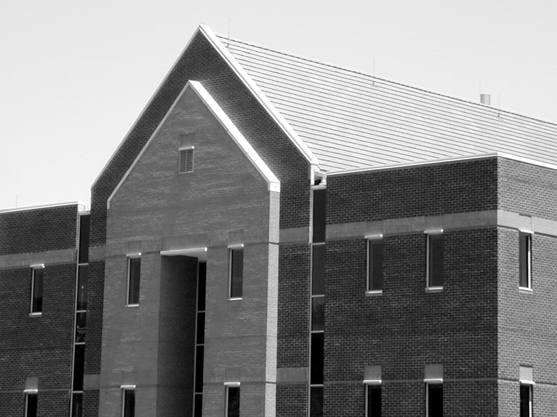
#> input picture lab9/dom.png, 557 x 417 px, found by its file name
$ jupyter execute --allow-errors Hough.ipynb
#> lines starting #> are read from the running program, lines starting #| are printed output that depends on the picture; after the words box and inside, x2 and y2 are one past the last pixel; in counts of white or black regions, pixels touching at a corner belong together
# Instrukcja - Transformacja Hougha

### Cel:
- zapoznanie z transformacją Hougha dla pojedynczego punktu,
- kilku punktów, prostych figur
- wykorzystanie transformacji Hougha do detekcji linii prostych na rzeczywistym obrazie
- transformacja Hougha w przestrzeni ab

### Transformacja Hough'a

Transformacja Hougha dla prostych jest metodą detekcji współliniowych punktów. Każda prosta może być jednoznacznie przedstawiona za pomocą dwóch parametrów. Przestrzeń tych parametrów to przestrzeń Hougha. Najczęściej wykorzystywanymi parametrami w tej metodzie są współczynniki ρ,θ

opisujące równanie prostej w postaci normalnej:

ρ=x⋅cos(θ)+y⋅sin(θ)

gdzie: ρ - promień wodzący, θ - kąt pomiędzy ρ a osią OX.

Własności transformacji Hougha:
- prostej w przestrzeni kartezjańskiej odpowiada punkt w przestrzeni Hougha
- pękowi prostych przechdzących przez punkt w przestrzeni kartezjańskiej odpowiada krzywa sinusoidalna w przestrzeni Hougha
- punkty leżące na tej samej prostej (w przestrzeni kartezjańskiej) korespondują z sinusoidami przechodzącymi przez wspólny punkt w przestrzeni Hougha.

Metoda wyliczania transformacji Hougha składa się z następujących kroków:
- przez każdy badany (różny od zera) punkt obrazu prowadzony jest pęk prostych, przechodzących przez ten punkt
- każda z tych prostych transformowana jest do przestrzeni Hougha i tworzy tam punkt o współrzędnych ρ,θ
- w ten sposób, każdy punkt obrazu pierwotnego (pęk prostych) jest odwzorowany w sinusoidalną krzywą w przestrzeni Hougha

Przestrzeń Hougha jest przestrzenią akumulacyjną tzn. punkty sinusoidalnych krzywych, wygenerowanych dla punktów obrazu pierwotnego dodają się w miejscach, w których krzywe te przecinają się. Powstałe w ten sposób (w przestrzeni Hougha) maksima odpowiadają zbiorom punktów, należących do jednej prostej. Współrzędne ρ,θ
tego maksimum jednoznacznie określają położenie prostej na obrazie pierwotnym.

### Transformacja Hougha dla małej liczby punktów.
   1. Uruchom poniższy kod. W tablicy `im` wskaż jeden punkt, dla którego ma zostać obliczona transformata.

[cell 1]
import matplotlib.pyplot as plt
import cv2
import numpy as np
from skimage.transform import hough_line, hough_line_peaks
import os
import requests

url = 'https://raw.githubusercontent.com/vision-agh/poc_sw/master/11_Hough/'

fileNames = ["dom.png", "kwadraty.png", "lab112.png"]
#> (the rest of this cell did not finish here and is left out)

[cell 2]
def plot(img_array):
    rows = 1
    columns = len(img_array)
    f = plt.figure(figsize=(25,25))
    for index, img in enumerate(img_array):
        f.add_subplot(rows, columns, index + 1)
        plt.imshow(img, cmap="gray")
        plt.axis('off')

3. Wykonaj transformację Hougha obazu im. Wykorzystaj funkcję *hough_line* z modułu _skimage.transform_. Funkcja zwraca: macierz H (przestrzeń Hougha) oraz dwa wektory theta i rho dla kolejnych
4. Wyświetl przestrzeń Hougha za pomocą funkcji _plt.imshow_ (można też wykorzystać poniższą funkcję *show_hough*). Jak "wygląda" pojedynczy punkt w przestrzeni Hougha?

[cell 3]
def show_hough(h, image):
    # Generating figure 1
    fig, axes = plt.subplots(1, 2, figsize=(15, 6))
    ax = axes.ravel()

    ax[0].imshow(image, 'gray')
    ax[0].set_title('Input image')
    ax[0].set_axis_off()

    ax[1].imshow(h, 'gray')
    ax[1].set_title('Hough transform')
    ax[1].set_xlabel('Angles (degrees)')
    ax[1].set_ylabel('Distance (pixels)')
    ax[1].axis('image')

    plt.tight_layout()
    plt.show()
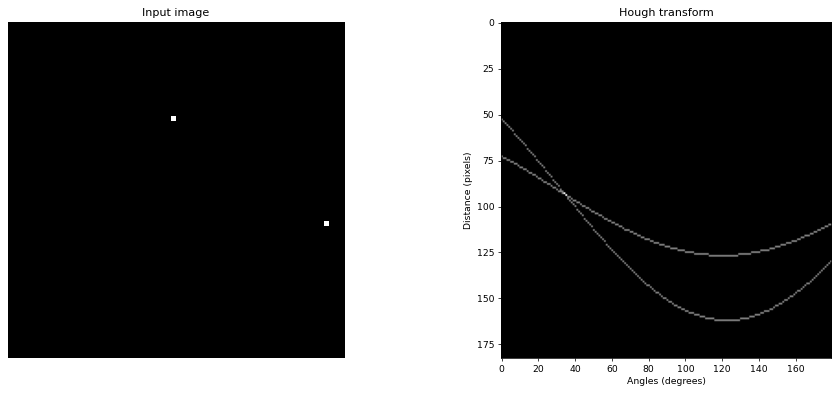
#> figure drawn by matplotlib, 2 panels

#> (a cell that did not finish here is left out)

5. Powtórz punkty 1-4, ale tym razem klinkij dwa punkty. Jak zmienia się przestrzeń Hougha?
6. Powtórz punkty 1-4, ale tym razem kliknij kilka punktów starając się aby były współliniowe. Zaobserwuj zmiany w przestrzeni Hougha
7. Poeksperymentuj z różnymi układami punktów

[cell 5]
im_0 = np.zeros((64,64), dtype=np.uint8)
im_0[18, 31] = 1
im_0[38,60] = 1
h_0, a_0, d_0 = hough_line(im_0)
show_hough(h_0, im_0)

[cell 6]
im_2 = np.zeros((64,64), dtype=np.uint8)
im_2[18, 31] = 1
im_2[6,31] = 1
im_2[42,31] = 1
im_2[58, 31] =1
h_2, a_2, d_2 = hough_line(im_2)
show_hough(h_2, im_2)

[cell 7]
im_3 = np.zeros((64,64), dtype=np.uint8)
im_3[13, 31] = 1
im_3[26,16] = 1
im_3[39,47] = 1
im_3[52, 31] = 1
h_3, a_3, d_3 = hough_line(im_3)
show_hough(h_3, im_3)

### Transformata Hougha dla pojedynczego obiektu

W tym podpunkcie pokazane zostanie praktycznie wykorzystanie transformaty Hougha - do detekcji prostych na sztucznym rysunku.

   1. Wczytaj obraz "kwadraty.png". Wyświetl go.
   2. Wykonaj detekcję krawędzi jedną z metod gradientowych. Ważne aby obraz krawędzi był jak najlepszej jakości - co oznacza cienkie (nawet niekoniecznie ciągłe) krawędzie - dla tego przypadku nie powinno być trudne do uzyskania. Wyświetl obraz po detekcji krawędzi.
   3. Wykonaj transformatę Hougha obrazu krawędziowego. Wykorzystaj funkcję *hough\_line*.
   4. Wyświetl macierz H. Czy widoczna jest taka liczba maksimów jakiej się spodziewamy?

[cell 8]
kwadraty = cv2.imread("kwadraty.png")
canny_kwadraty = cv2.Canny(kwadraty, 120, 170, None, 3, 1)
#> (the rest of this cell did not finish here and is left out)

#> (a cell that did not finish here is left out)

 5. W module skimage.transform dostępna jest funkcja do automatycznej analizy przestrzeni Hougha - wyszukiwania maksimów - *hough\_line\_peaks*. Jako parametry przyjmuje ona wyniki funkcji *hough\_line* (macierz H, theta i rho). Dodatkowo można podać próg powyżej którego punkt uznawany jest za maksimum (_threshold_ - domyslnie jest to połowa maksimum w przestrzeni H) oraz liczbę poszukiwanych maksimów (*num_peaks*). Funkcja zwraca współrzędne maksimów. Wykorzystaj funkcję *hough\_line\_peaks* do znalezienia maksimów odpowiadających krawędziom kwadratów.
 6. Wyświetl macierz H używając konstrukcji:

#> (a cell that did not finish here is left out)

Taki zapis pozwoli na dołożenie annotacji (okręgów) w miejscach znalezionych maksimów. Wyrysowanie okręgu w punkcie x, y (o rozmiarze 10, w czerwonym kolorze, bez wypełnienia środka) realizuje wywołanie:

**circle = plt.Circle((x, y), 10, color='r', fill=False)**

natomiast dołożenie takiego okręgu do obrazu to:

**ax.add_patch(circle)**

Zaznacz maksima na obrazie wykorzystując rezultat funkcji *hough\_line\_peaks* biorąc pod uwagę, że zwraca ona kąty w radianach z przedziału od -pi/2 do pi/2, a rho z przedziału od -r/2 do r/2 gdzie r to pionowy rozmiar przestrzeni Hougha.

[cell 11]
fig,ax = plt.subplots(1)
ax.set_aspect('equal')

#> (the rest of this cell did not finish here and is left out)

7. Istnieje też możliwość przeprowadzenia transformacji Hougha z użyciem biblioteki OpenCV. W bibliotece znajdują się dwie wersje funkcji wyszukującej linie proste - 'klasyczna' - _HoughLines_ oraz probabilistyczna _HoughLinesP_. Zadna z nich nie zwraca przestrzeni Hougha. Wynikiem działania pierwszej jest lista parametrów prostych (krotki zawierające rho, theta). Druga zwraca krotki 4-ro elementowe ze współrzędnymi końców odcinków wykorzystanych do wylicznia parametrów (czyli znalezienia prostej).
8. Wyznacz linie obecne na obrazie za pomocą funkcji _HoughLines_. Wykryte linie wyrysuj na obrazie początkowym (UWAGA: wczytanym bez konwersji na graylevel). Do wyświetlania linii wykorzystaj przykładowy kod:

[cell 12]
hough_lines =  cv2.HoughLines(canny_kwadraty, 1, np.pi/180, 50)
#> hough_lines = None

#> (the rest of this cell did not finish here and is left out)

9. Wyznacz odcinki obecne na obrazie za pomocą funkcji _HoughLinesP_. Wykryte odcinki wyrysuj na obrazie początkowym (UWAGA: wczytanym bez konwersji na graylevel).

[cell 13]
kwadraty2 = cv2.imread("kwadraty.png")
hough_lines_p =  cv2.HoughLinesP(canny_kwadraty, 1, np.pi/180, 18, 20, 20)
#> hough_lines_p = None
#> (the rest of this cell did not finish here and is left out)

### Transformata Hougha dla obrazu rzeczywistego.

Bazując na kodzie stworzonym w punkcie B wyszukamy linie na obrazie rzeczywistym.
   1. Wczytaj obraz "lab112.png". Wyświetl go.
   2. Wykorzystując wszystkie poznane techniki przetwarzania obrazów (filtracja, przekształcenia morfologiczne, binaryzację, detekcję krawędzi) wyodrębnij krawędzie samych kwadratów - tak aby były jak najlepszej jakości (cienkie) - jednocześnie eliminując z obrazu zakłócenia.
   3. Wykorzystaj funkcje *hough_line* i *hough_line_peaks* do detekcji linii na obrazie, a następnie np. wykorzystując kod z punktu 8 poprzedniego ustępu wyrysuj na oryginalnym obrazie znalezione linie.

[cell 14]
lab112 = cv2.imread('lab112.png')
#> (the rest of this cell did not finish here and is left out)

4. Wczytaj obraz "dom.png". Wypróbuj działanie transformacji Hougha na tym obrazie z wykorzystaniem funkcji _cv2.HoughLinesP_  (oczywiście po odpowiednich przekształceniach). Postaraj się tak przygotować obraz z krawędziami i dobrać parametry aby wyrysować na oryginalnym obrazie odcinki obejmujące zarysy domu. Weź pod uwage dodatkowe parametry funkcji, takie jak:   minLineLength, maxLineGap.

[cell 15]
house = cv2.imread('dom.png')
#> house is the input picture: shape (417, 557, 3); min 0, max 255, mean 133.3
blur = cv2.GaussianBlur(house, (5, 5), 0)
canny_house = cv2.Canny(blur, 50, 150, None, 3, 1)
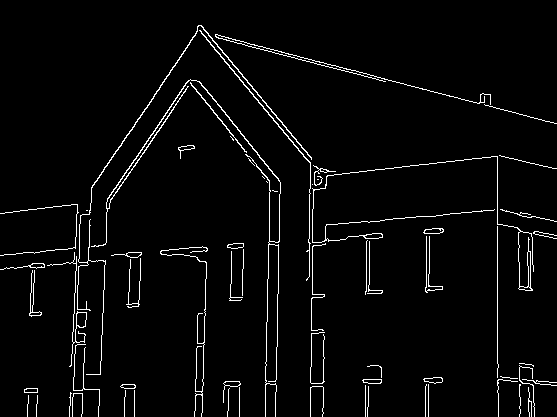
#> canny_house: shape (417, 557); 3.3% white in thin lines or dots

hough_lines_p_house =  cv2.HoughLinesP(canny_house, 1, np.pi/180, 5)
#> hough_lines_p_house = 2082 rows, first 6: [386, 219, 392, 219], [497, 300, 497, 300], [310, 397, 310, 395], [314, 63, 327, 66], [234, 42, 236, 42], [309, 192, 310, 193]
N = hough_lines_p_house.shape[0]
#> N = 2082

for i in range(N):
    for x1,y1,x2,y2 in hough_lines_p_house[i]:
        cv2.line(house,(x1, y1),(x2, y2),(0, 0, 255), 2)
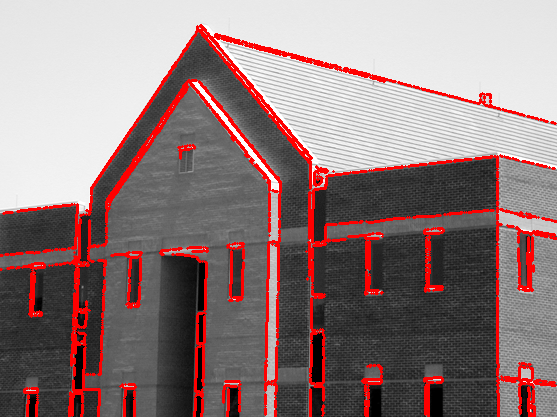
#> house: shape (417, 557, 3); 8.46% of pixels changed, all inside (x1, y1, x2, y2) = (0, 24, 557, 417)

plot([house])
#> the loop in plot (call 2), `for index, img in enumerate(img_array):` made 1 pass
